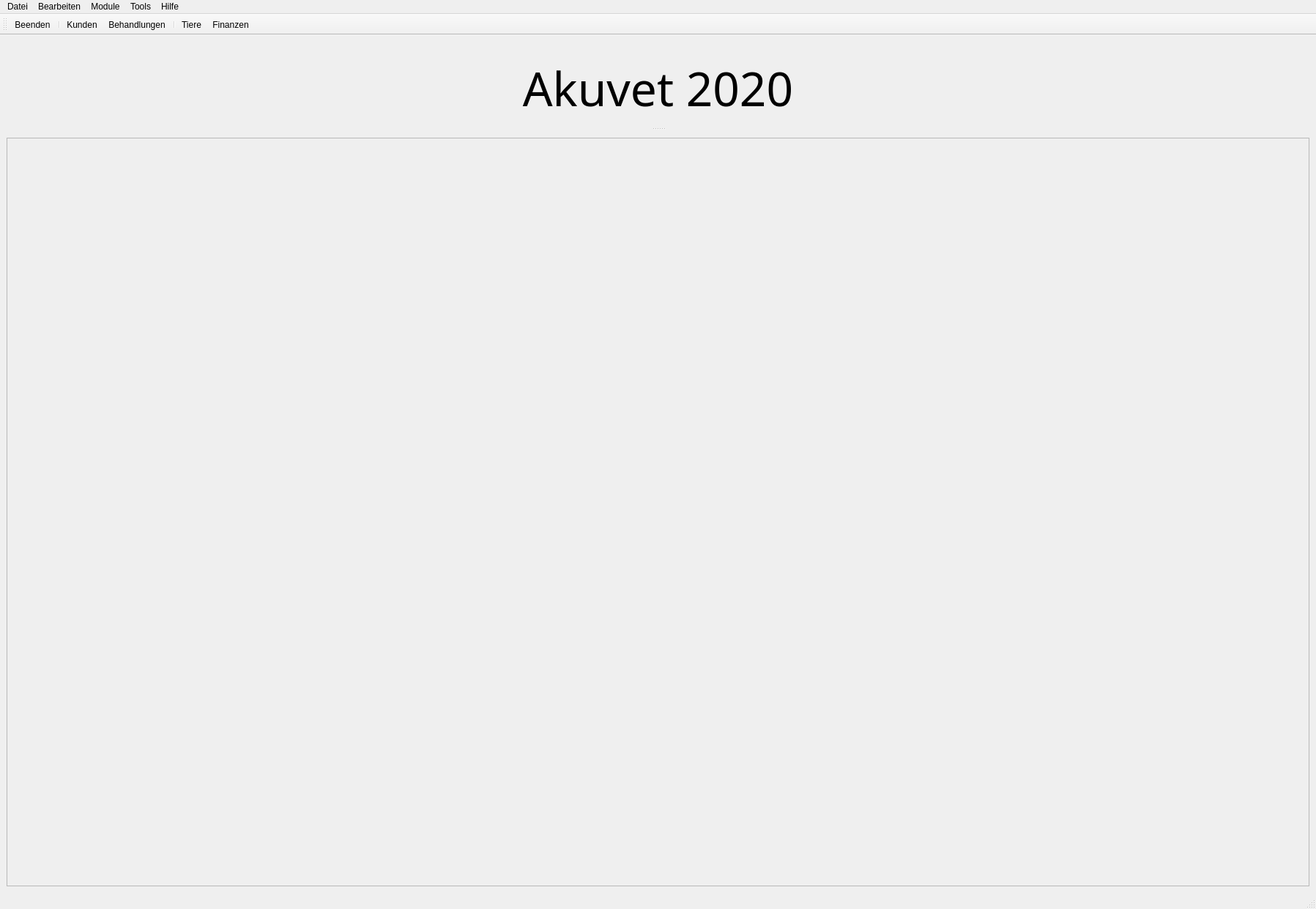
<?xml version="1.0" encoding="UTF-8"?>
<ui version="4.0">
 <class>MainWindow</class>
 <widget class="QMainWindow" name="MainWindow">
  <property name="geometry">
   <rect>
    <x>0</x>
    <y>0</y>
    <width>1797</width>
    <height>1241</height>
   </rect>
  </property>
  <property name="windowTitle">
   <string>MainWindow</string>
  </property>
  <widget class="QWidget" name="centralwidget">
   <layout class="QGridLayout" name="gridLayout">
    <item row="0" column="0">
     <widget class="QFrame" name="frame">
      <property name="frameShape">
       <enum>QFrame::StyledPanel</enum>
      </property>
      <property name="frameShadow">
       <enum>QFrame::Raised</enum>
      </property>
     </widget>
    </item>
   </layout>
  </widget>
  <widget class="QMenuBar" name="menubar">
   <property name="geometry">
    <rect>
     <x>0</x>
     <y>0</y>
     <width>1797</width>
     <height>20</height>
    </rect>
   </property>
   <widget class="QMenu" name="menuDatei">
    <property name="title">
     <string>Datei</string>
    </property>
    <addaction name="actionImport"/>
    <addaction name="actionExport"/>
    <addaction name="actionPreferences"/>
    <addaction name="separator"/>
    <addaction name="actionClose"/>
   </widget>
   <widget class="QMenu" name="menuBearbeiten">
    <property name="title">
     <string>Bearbeiten</string>
    </property>
   </widget>
   <widget class="QMenu" name="menuModule">
    <property name="title">
     <string>Module</string>
    </property>
    <addaction name="actionCustomer"/>
    <addaction name="actionTherapy"/>
    <addaction name="actionFinance"/>
   </widget>
   <widget class="QMenu" name="menuTools">
    <property name="title">
     <string>Tools</string>
    </property>
   </widget>
   <widget class="QMenu" name="menuHilfe">
    <property name="title">
     <string>Hilfe</string>
    </property>
   </widget>
   <addaction name="menuDatei"/>
   <addaction name="menuBearbeiten"/>
   <addaction name="menuModule"/>
   <addaction name="menuTools"/>
   <addaction name="menuHilfe"/>
  </widget>
  <widget class="QStatusBar" name="statusbar"/>
  <widget class="QDockWidget" name="dockWidget_2">
   <property name="floating">
    <bool>false</bool>
   </property>
   <property name="features">
    <set>QDockWidget::NoDockWidgetFeatures</set>
   </property>
   <property name="allowedAreas">
    <set>Qt::TopDockWidgetArea</set>
   </property>
   <attribute name="dockWidgetArea">
    <number>4</number>
   </attribute>
   <widget class="QWidget" name="dockWidgetContents_3">
    <layout class="QHBoxLayout" name="horizontalLayout_5">
     <item>
      <widget class="QLabel" name="label_3">
       <property name="minimumSize">
        <size>
         <width>60</width>
         <height>60</height>
        </size>
       </property>
       <property name="maximumSize">
        <size>
         <width>120</width>
         <height>120</height>
        </size>
       </property>
       <property name="text">
        <string/>
       </property>
       <property name="pixmap">
        <pixmap resource="resources/akuvet.qrc">:/logo/images/praxislogotrans.gif</pixmap>
       </property>
       <property name="scaledContents">
        <bool>true</bool>
       </property>
      </widget>
     </item>
     <item>
      <widget class="QLabel" name="label_2">
       <property name="font">
        <font>
         <family>MS PGothic</family>
         <pointsize>48</pointsize>
        </font>
       </property>
       <property name="text">
        <string>Akuvet 2020</string>
       </property>
       <property name="alignment">
        <set>Qt::AlignCenter</set>
       </property>
      </widget>
     </item>
     <item>
      <widget class="QLabel" name="label_4">
       <property name="minimumSize">
        <size>
         <width>60</width>
         <height>60</height>
        </size>
       </property>
       <property name="maximumSize">
        <size>
         <width>120</width>
         <height>120</height>
        </size>
       </property>
       <property name="text">
        <string/>
       </property>
       <property name="pixmap">
        <pixmap resource="resources/akuvet.qrc">:/logo/images/a_Vetlogo2.gif</pixmap>
       </property>
       <property name="scaledContents">
        <bool>true</bool>
       </property>
      </widget>
     </item>
    </layout>
   </widget>
  </widget>
  <widget class="QToolBar" name="toolBar">
   <property name="windowTitle">
    <string>toolBar</string>
   </property>
   <property name="iconSize">
    <size>
     <width>24</width>
     <height>24</height>
    </size>
   </property>
   <attribute name="toolBarArea">
    <enum>TopToolBarArea</enum>
   </attribute>
   <attribute name="toolBarBreak">
    <bool>false</bool>
   </attribute>
   <addaction name="actionClose"/>
   <addaction name="separator"/>
   <addaction name="actionCustomer"/>
   <addaction name="actionTherapy"/>
   <addaction name="separator"/>
   <addaction name="actionTiere"/>
   <addaction name="actionFinance"/>
  </widget>
  <action name="actionImport">
   <property name="text">
    <string>Import</string>
   </property>
  </action>
  <action name="actionExport">
   <property name="text">
    <string>Export</string>
   </property>
  </action>
  <action name="actionPreferences">
   <property name="text">
    <string>Einstellungen</string>
   </property>
  </action>
  <action name="actionClose">
   <property name="icon">
    <iconset resource="resources/akuvet.qrc">
     <normaloff>:/logo/Shutdown Filled.png</normaloff>
     <activeoff>:/icon/icons/others/black/Shutdown Filled.png</activeoff>:/logo/Shutdown Filled.png</iconset>
   </property>
   <property name="text">
    <string>Beenden</string>
   </property>
  </action>
  <action name="actionCustomer">
   <property name="icon">
    <iconset resource="resources/akuvet.qrc">
     <normaloff>:/icon/Businessman.png</normaloff>:/icon/Businessman.png</iconset>
   </property>
   <property name="text">
    <string>Kunden</string>
   </property>
  </action>
  <action name="actionTiere">
   <property name="icon">
    <iconset resource="resources/akuvet.qrc">
     <normaloff>:/icon/Horse.png</normaloff>:/icon/Horse.png</iconset>
   </property>
   <property name="text">
    <string>Tiere</string>
   </property>
  </action>
  <action name="actionFinance">
   <property name="icon">
    <iconset resource="resources/akuvet.qrc">
     <normaloff>:/icon/Bullish.png</normaloff>:/icon/Bullish.png</iconset>
   </property>
   <property name="text">
    <string>Finanzen</string>
   </property>
  </action>
  <action name="actionTherapy">
   <property name="icon">
    <iconset resource="resources/akuvet.qrc">
     <normaloff>:/icon/Xbox Cross.png</normaloff>:/icon/Xbox Cross.png</iconset>
   </property>
   <property name="text">
    <string>Behandlungen</string>
   </property>
  </action>
 </widget>
 <resources>
  <include location="resources/akuvet.qrc"/>
 </resources>
 <connections/>
</ui>
